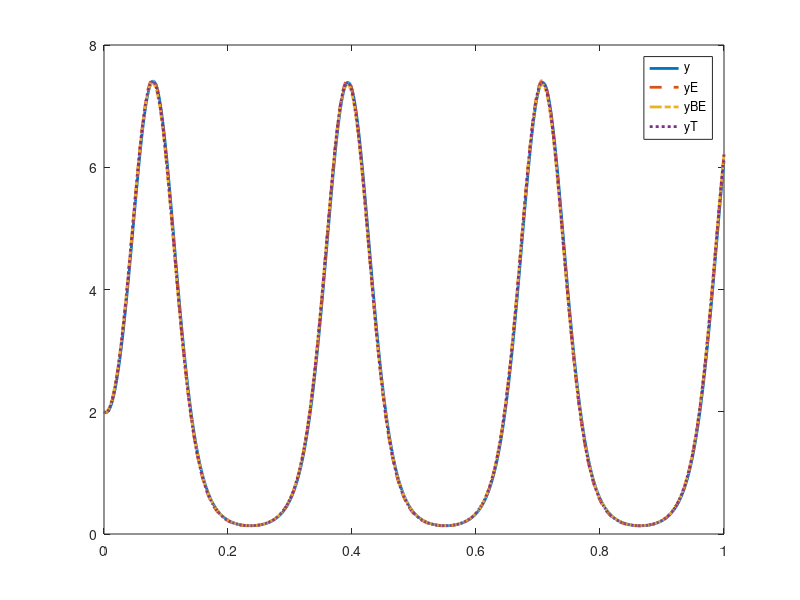

MATLAB code to generate this figure:
T = 1;

M = 10;
for m = 1:M
    N = 2^m;
    h = T/N;

    y = zeros(1,N+1);  % this array holds the exact solution
    yE = zeros(1,N+1); % holds the numerical solution obtained using Euler's method
    yB = zeros(1,N+1); % holds the numerical solution obtained using Backward Euler
    yT = zeros(1,N+1); % holds the numerical solution obtained using Trapezoidal method
   y(1)=2;
    yE(1)=2;
    yT(1)=2;
    yB(1)=2;
    t=linspace(0,1,N+1);
    %exact solution
    for i=1:N
        y(i+1)= exp(-50*t(i)) + exp(2*sin(20*t(i)));
    end
    for n= 1:N
        %fuctions for trapezoidal method
        f1 = (-50*(yT(n)-exp(2* sin(20*t(n)) ) ) + 40* cos(20*(t(n))) * exp(2*sin(20*t(n))) );
        f2 = ((50*exp(2* sin(20*t(n+1)) ) ) + 40* cos(20*(t(n+1))) * exp(2*sin(20*t(n+1))) );
        %euler method 
    yE(n+1)=yE(n) + h*(-50*(yE(n)-exp(2* sin(20*t(n)) ) ) + 40* cos(20*(t(n))) * exp(2*sin(20*t(n))) );
    %backward euler method
    yB(n+1)=(yB(n) + h*((50* exp(2* sin(20*t(n+1)) ) ) + 40* cos(20*(t(n+1))) * exp(2*sin(20*t(n+1))) ))/(1+50*h);
    %trapezoidal method
    yT(n+1)=(yT(n) + (h/2)*(f1 + f2 ))/(1+25*h);
    end
    % Do not change the template below this line
    %%

    eE(m) = max(abs(yE-y))/max(abs(y));
    eB(m) = max(abs(yB-y))/max(abs(y));
    eT(m) = max(abs(yT-y))/max(abs(y));
end

% Convergence report
for m = 2:M
    fprintf('%4d \t %.2e \t %.1e \t %.2e \t %.1e \t %.2e \t %.1e \n', ...
        2^m, eE(m), eE(m-1)/eE(m), eB(m), eB(m-1)/eB(m), ...
        eT(m), eT(m-1)/eT(m));
end

plot([0:N]*h,y,'LineWidth',2);
hold on;
plot([0:N]*h,yE,'--','LineWidth',2);
plot([0:N]*h,yB,'-.','LineWidth',2);
plot([0:N]*h,yT,':','LineWidth',2);
legend('y','yE','yBE','yT');
